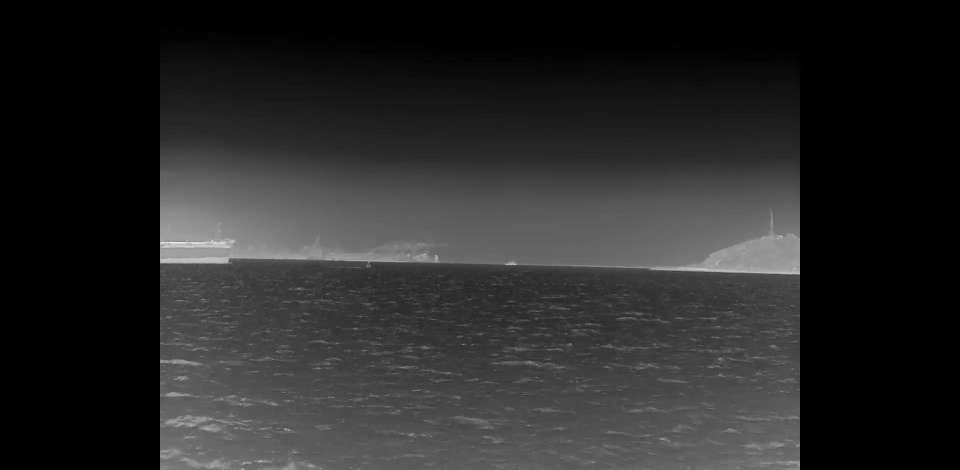
#> input picture jierui24tools/judge_inf_rgb_area/inf_000008.jpg, 1920 x 940 px (shown at 1/2 size)
$ python -i gengerate_M_Seq.py   (imports and definitions only)
#> lines starting #> are read from the running program, lines starting #| are printed output that depends on the picture; after the words box and inside, x2 and y2 are one past the last pixel; in counts of white or black regions, pixels touching at a corner belong together
#> further down, picture is the input picture: shape (940, 1920, 3); min 0, max 255, mean 40.3
import cv2
import pandas as pd
import numpy as np
import math
from skimage.metrics import structural_similarity as ssim
from sklearn.metrics.pairwise import cosine_similarity
from skimage.metrics import normalized_mutual_information
from tqdm import tqdm
import os

# ========== UTILITIES ==========
def preprocess_image(img):
    """归一化+直方图均衡化提升对比度"""
    img_norm = cv2.normalize(img, None, 0, 255, cv2.NORM_MINMAX)
    if img.ndim == 3:  # 彩色转灰度
        img_gray = cv2.cvtColor(img_norm, cv2.COLOR_BGR2GRAY)
    else:
        img_gray = img_norm
    return cv2.equalizeHist(img_gray)  # 直方图均衡化
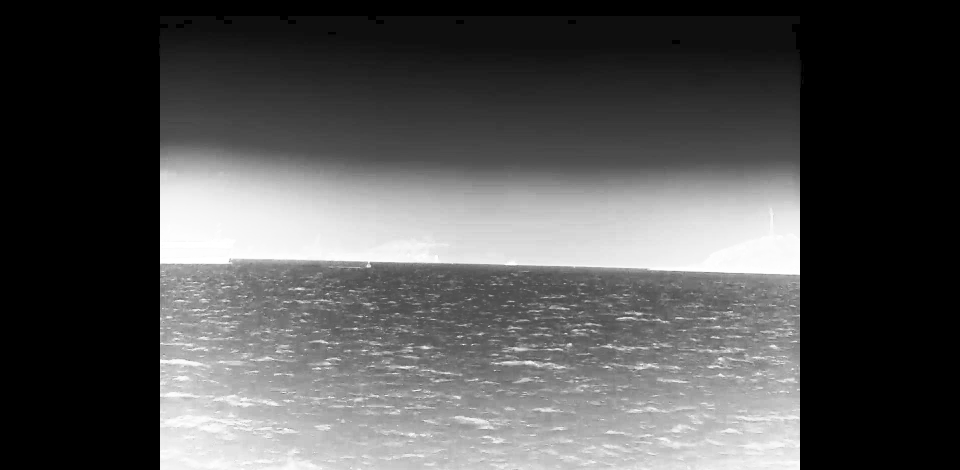
#> returned value: shape (940, 1920) (shown at 1/2 size); min 0, max 255, mean 82.9


# [111 lines left out: functions compute_motion_vector, compute_affine_align_matrix, compute_affine_matrix_orb, get_nonzero_mask, compute_mi, feature_match_orb, not called in this run]


def preprocess_for_edges(img, blur_ksize=3, morph_ksize=1):
    gray = preprocess_image(img)
    blurred = cv2.GaussianBlur(gray, (blur_ksize, blur_ksize), sigmaX=1.5)
    edges = cv2.Canny(blurred, 50, 150)
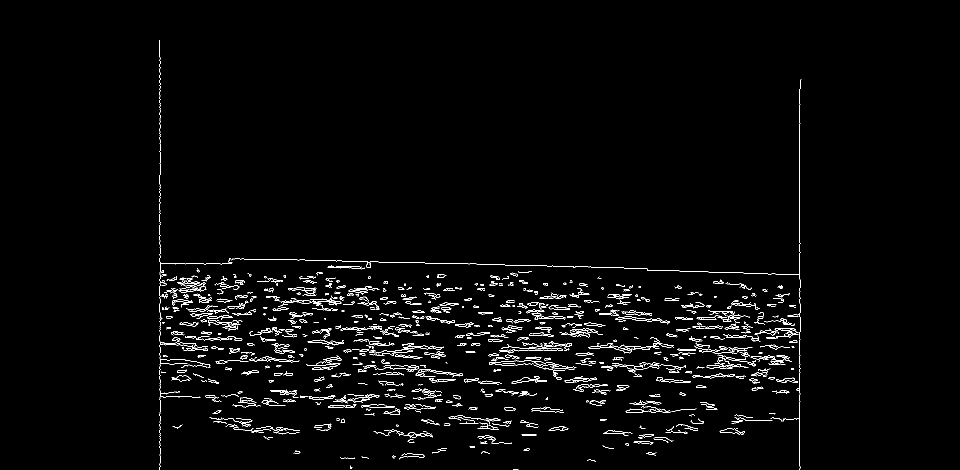
#> edges: shape (940, 1920) (shown at 1/2 size); 2% white in thin lines or dots, all inside (x1, y1, x2, y2) = (318, 80, 1603, 940)

    kernel = cv2.getStructuringElement(cv2.MORPH_RECT, (morph_ksize, morph_ksize))
    clean_edges = cv2.morphologyEx(edges, cv2.MORPH_OPEN, kernel)
    return clean_edges


# [71 lines left out: functions compare_contours_similarity, compute_masked_ssim, compute_masked_psnr, not called in this run]


def extract_patch(img, box):
    x, y, w, h = map(int, box)
    return img[y:y + h, x:x + w]


# [193 lines left out: functions generate_matrix_Seq, manual_affine_matrix, batch_generate_martix_all_sequences, batch_generate_martix_all_sequences_manual, not called in this run]
        # except Exception as e:
        #     print(f"[X] 序列 {seq_id} 处理失败: {e}")
# [7 lines not run here, left out]

>>> import cv2
>>> picture = cv2.imread('inf_000008.jpg')
>>> result = preprocess_for_edges(picture)
